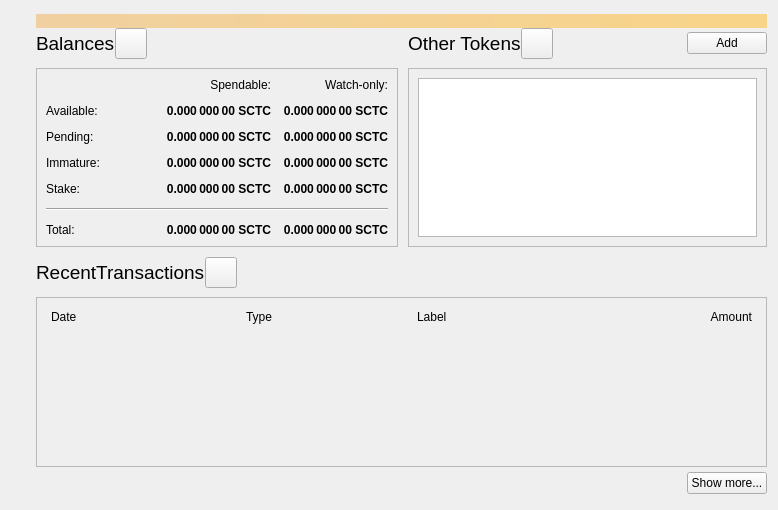
<?xml version="1.0" encoding="UTF-8"?>
<ui version="4.0">
 <class>OverviewPage</class>
 <widget class="QWidget" name="OverviewPage">
  <property name="geometry">
   <rect>
    <x>0</x>
    <y>0</y>
    <width>778</width>
    <height>510</height>
   </rect>
  </property>
  <property name="windowTitle">
   <string>Form</string>
  </property>
  <layout class="QVBoxLayout" name="topLayout">
   <property name="spacing">
    <number>0</number>
   </property>
   <property name="leftMargin">
    <number>36</number>
   </property>
   <property name="topMargin">
    <number>14</number>
   </property>
   <item>
    <widget class="QLabel" name="labelAlerts">
     <property name="visible">
      <bool>false</bool>
     </property>
     <property name="styleSheet">
      <string notr="true">QLabel { background-color: qlineargradient(x1: 0, y1: 0, x2: 1, y2: 0, stop:0 #F0D0A0, stop:1 #F8D488); color:#000000; }</string>
     </property>
     <property name="wordWrap">
      <bool>true</bool>
     </property>
     <property name="margin">
      <number>3</number>
     </property>
     <property name="textInteractionFlags">
      <set>Qt::TextSelectableByMouse</set>
     </property>
    </widget>
   </item>
   <item>
    <layout class="QGridLayout" name="gridLayout_2">
     <item row="0" column="2">
      <layout class="QHBoxLayout" name="horizontalLayout_4">
       <property name="bottomMargin">
        <number>9</number>
       </property>
       <item>
        <widget class="QLabel" name="labelTokens">
         <property name="font">
          <font>
           <pointsize>14</pointsize>
          </font>
         </property>
         <property name="text">
          <string>Other Tokens</string>
         </property>
        </widget>
       </item>
       <item>
        <widget class="QToolButton" name="labelTokenStatus">
         <property name="toolTip">
          <string>The displayed information may be out of date. Your wallet automatically synchronizes with the Sctc network after a connection is established, but this process has not completed yet.</string>
         </property>
         <property name="text">
          <string/>
         </property>
         <property name="iconSize">
          <size>
           <width>24</width>
           <height>24</height>
          </size>
         </property>
         <property name="flat" stdset="0">
          <bool>false</bool>
         </property>
        </widget>
       </item>
       <item>
        <spacer name="horizontalSpacer_7">
         <property name="orientation">
          <enum>Qt::Horizontal</enum>
         </property>
         <property name="sizeHint" stdset="0">
          <size>
           <width>40</width>
           <height>20</height>
          </size>
         </property>
        </spacer>
       </item>
       <item>
        <widget class="QPushButton" name="buttonAddToken">
         <property name="enabled">
          <bool>true</bool>
         </property>
         <property name="baseSize">
          <size>
           <width>95</width>
           <height>32</height>
          </size>
         </property>
         <property name="text">
          <string>Add</string>
         </property>
         <property name="iconSize">
          <size>
           <width>31</width>
           <height>31</height>
          </size>
         </property>
        </widget>
       </item>
      </layout>
     </item>
     <item row="1" column="2">
      <widget class="QFrame" name="frameOtherTokens">
       <property name="minimumSize">
        <size>
         <width>0</width>
         <height>100</height>
        </size>
       </property>
       <property name="frameShape">
        <enum>QFrame::StyledPanel</enum>
       </property>
       <property name="frameShadow">
        <enum>QFrame::Raised</enum>
       </property>
       <layout class="QVBoxLayout" name="verticalLayout_10">
        <item>
         <widget class="QListView" name="listTokens">
          <property name="enabled">
           <bool>true</bool>
          </property>
          <property name="font">
           <font>
            <pointsize>11</pointsize>
           </font>
          </property>
         </widget>
        </item>
       </layout>
      </widget>
     </item>
     <item row="1" column="0">
      <widget class="QFrame" name="frameBalances">
       <property name="frameShape">
        <enum>QFrame::StyledPanel</enum>
       </property>
       <property name="frameShadow">
        <enum>QFrame::Raised</enum>
       </property>
       <layout class="QVBoxLayout" name="verticalLayout_4">
        <item>
         <layout class="QGridLayout" name="gridLayout">
          <property name="spacing">
           <number>12</number>
          </property>
          <item row="2" column="3">
           <widget class="QLabel" name="labelWatchPending">
            <property name="font">
             <font>
              <weight>75</weight>
              <bold>true</bold>
             </font>
            </property>
            <property name="cursor">
             <cursorShape>IBeamCursor</cursorShape>
            </property>
            <property name="toolTip">
             <string>Unconfirmed transactions to watch-only addresses</string>
            </property>
            <property name="text">
             <string notr="true">0.000 000 00 SCTC</string>
            </property>
            <property name="alignment">
             <set>Qt::AlignRight|Qt::AlignTrailing|Qt::AlignVCenter</set>
            </property>
            <property name="textInteractionFlags">
             <set>Qt::LinksAccessibleByMouse|Qt::TextSelectableByKeyboard|Qt::TextSelectableByMouse</set>
            </property>
           </widget>
          </item>
          <item row="2" column="2">
           <widget class="QLabel" name="labelUnconfirmed">
            <property name="font">
             <font>
              <weight>75</weight>
              <bold>true</bold>
             </font>
            </property>
            <property name="cursor">
             <cursorShape>IBeamCursor</cursorShape>
            </property>
            <property name="toolTip">
             <string>Total of transactions that have yet to be confirmed, and do not yet count toward the spendable balance</string>
            </property>
            <property name="text">
             <string notr="true">0.000 000 00 SCTC</string>
            </property>
            <property name="alignment">
             <set>Qt::AlignRight|Qt::AlignTrailing|Qt::AlignVCenter</set>
            </property>
            <property name="textInteractionFlags">
             <set>Qt::LinksAccessibleByMouse|Qt::TextSelectableByKeyboard|Qt::TextSelectableByMouse</set>
            </property>
           </widget>
          </item>
          <item row="3" column="2">
           <widget class="QLabel" name="labelImmature">
            <property name="font">
             <font>
              <weight>75</weight>
              <bold>true</bold>
             </font>
            </property>
            <property name="cursor">
             <cursorShape>IBeamCursor</cursorShape>
            </property>
            <property name="toolTip">
             <string>Mined balance that has not yet matured</string>
            </property>
            <property name="text">
             <string notr="true">0.000 000 00 SCTC</string>
            </property>
            <property name="alignment">
             <set>Qt::AlignRight|Qt::AlignTrailing|Qt::AlignVCenter</set>
            </property>
            <property name="textInteractionFlags">
             <set>Qt::LinksAccessibleByMouse|Qt::TextSelectableByKeyboard|Qt::TextSelectableByMouse</set>
            </property>
           </widget>
          </item>
          <item row="3" column="0">
           <widget class="QLabel" name="labelImmatureText">
            <property name="text">
             <string>Immature:</string>
            </property>
           </widget>
          </item>
          <item row="0" column="3">
           <widget class="QLabel" name="labelWatchonly">
            <property name="text">
             <string>Watch-only:</string>
            </property>
            <property name="alignment">
             <set>Qt::AlignRight|Qt::AlignTrailing|Qt::AlignVCenter</set>
            </property>
           </widget>
          </item>
          <item row="1" column="0">
           <widget class="QLabel" name="labelBalanceText">
            <property name="text">
             <string>Available:</string>
            </property>
           </widget>
          </item>
          <item row="1" column="2">
           <widget class="QLabel" name="labelBalance">
            <property name="font">
             <font>
              <weight>75</weight>
              <bold>true</bold>
             </font>
            </property>
            <property name="cursor">
             <cursorShape>IBeamCursor</cursorShape>
            </property>
            <property name="toolTip">
             <string>Your current spendable balance</string>
            </property>
            <property name="text">
             <string notr="true">0.000 000 00 SCTC</string>
            </property>
            <property name="alignment">
             <set>Qt::AlignRight|Qt::AlignTrailing|Qt::AlignVCenter</set>
            </property>
            <property name="textInteractionFlags">
             <set>Qt::LinksAccessibleByMouse|Qt::TextSelectableByKeyboard|Qt::TextSelectableByMouse</set>
            </property>
           </widget>
          </item>
          <item row="1" column="3">
           <widget class="QLabel" name="labelWatchAvailable">
            <property name="font">
             <font>
              <weight>75</weight>
              <bold>true</bold>
             </font>
            </property>
            <property name="cursor">
             <cursorShape>IBeamCursor</cursorShape>
            </property>
            <property name="toolTip">
             <string>Your current balance in watch-only addresses</string>
            </property>
            <property name="text">
             <string notr="true">0.000 000 00 SCTC</string>
            </property>
            <property name="alignment">
             <set>Qt::AlignRight|Qt::AlignTrailing|Qt::AlignVCenter</set>
            </property>
            <property name="textInteractionFlags">
             <set>Qt::LinksAccessibleByMouse|Qt::TextSelectableByKeyboard|Qt::TextSelectableByMouse</set>
            </property>
           </widget>
          </item>
          <item row="2" column="0">
           <widget class="QLabel" name="labelPendingText">
            <property name="text">
             <string>Pending:</string>
            </property>
           </widget>
          </item>
          <item row="0" column="2">
           <widget class="QLabel" name="labelSpendable">
            <property name="text">
             <string>Spendable:</string>
            </property>
            <property name="alignment">
             <set>Qt::AlignRight|Qt::AlignTrailing|Qt::AlignVCenter</set>
            </property>
           </widget>
          </item>
          <item row="4" column="0">
           <widget class="QLabel" name="labelStakeText">
            <property name="text">
             <string>Stake:</string>
            </property>
           </widget>
          </item>
          <item row="4" column="2">
           <widget class="QLabel" name="labelStake">
            <property name="font">
             <font>
              <weight>75</weight>
              <bold>true</bold>
             </font>
            </property>
            <property name="text">
             <string>0.000 000 00 SCTC</string>
            </property>
            <property name="alignment">
             <set>Qt::AlignRight|Qt::AlignTrailing|Qt::AlignVCenter</set>
            </property>
            <property name="textInteractionFlags">
             <set>Qt::LinksAccessibleByMouse|Qt::TextSelectableByKeyboard|Qt::TextSelectableByMouse</set>
            </property>
           </widget>
          </item>
          <item row="4" column="3">
           <widget class="QLabel" name="labelWatchStake">
            <property name="font">
             <font>
              <weight>75</weight>
              <bold>true</bold>
             </font>
            </property>
            <property name="text">
             <string>0.000 000 00 SCTC</string>
            </property>
            <property name="alignment">
             <set>Qt::AlignRight|Qt::AlignTrailing|Qt::AlignVCenter</set>
            </property>
            <property name="textInteractionFlags">
             <set>Qt::LinksAccessibleByMouse|Qt::TextSelectableByKeyboard|Qt::TextSelectableByMouse</set>
            </property>
           </widget>
          </item>
          <item row="3" column="3">
           <widget class="QLabel" name="labelWatchImmature">
            <property name="font">
             <font>
              <weight>75</weight>
              <bold>true</bold>
             </font>
            </property>
            <property name="cursor">
             <cursorShape>IBeamCursor</cursorShape>
            </property>
            <property name="toolTip">
             <string>Mined balance in watch-only addresses that has not yet matured</string>
            </property>
            <property name="text">
             <string notr="true">0.000 000 00 SCTC</string>
            </property>
            <property name="alignment">
             <set>Qt::AlignRight|Qt::AlignTrailing|Qt::AlignVCenter</set>
            </property>
            <property name="textInteractionFlags">
             <set>Qt::LinksAccessibleByMouse|Qt::TextSelectableByKeyboard|Qt::TextSelectableByMouse</set>
            </property>
           </widget>
          </item>
          <item row="7" column="3">
           <widget class="QLabel" name="labelWatchTotal">
            <property name="font">
             <font>
              <weight>75</weight>
              <bold>true</bold>
             </font>
            </property>
            <property name="cursor">
             <cursorShape>IBeamCursor</cursorShape>
            </property>
            <property name="toolTip">
             <string>Current total balance in watch-only addresses</string>
            </property>
            <property name="text">
             <string notr="true">0.000 000 00 SCTC</string>
            </property>
            <property name="alignment">
             <set>Qt::AlignRight|Qt::AlignTrailing|Qt::AlignVCenter</set>
            </property>
            <property name="textInteractionFlags">
             <set>Qt::LinksAccessibleByMouse|Qt::TextSelectableByKeyboard|Qt::TextSelectableByMouse</set>
            </property>
           </widget>
          </item>
          <item row="5" column="0" colspan="4">
           <spacer name="verticalSpacer">
            <property name="orientation">
             <enum>Qt::Vertical</enum>
            </property>
            <property name="sizeHint" stdset="0">
             <size>
              <width>20</width>
              <height>40</height>
             </size>
            </property>
           </spacer>
          </item>
          <item row="7" column="2">
           <widget class="QLabel" name="labelTotal">
            <property name="font">
             <font>
              <weight>75</weight>
              <bold>true</bold>
             </font>
            </property>
            <property name="cursor">
             <cursorShape>IBeamCursor</cursorShape>
            </property>
            <property name="toolTip">
             <string>Your current total balance</string>
            </property>
            <property name="text">
             <string notr="true">0.000 000 00 SCTC</string>
            </property>
            <property name="alignment">
             <set>Qt::AlignRight|Qt::AlignTrailing|Qt::AlignVCenter</set>
            </property>
            <property name="textInteractionFlags">
             <set>Qt::LinksAccessibleByMouse|Qt::TextSelectableByKeyboard|Qt::TextSelectableByMouse</set>
            </property>
           </widget>
          </item>
          <item row="0" column="1" rowspan="5">
           <spacer name="horizontalSpacer_5">
            <property name="orientation">
             <enum>Qt::Horizontal</enum>
            </property>
            <property name="sizeHint" stdset="0">
             <size>
              <width>40</width>
              <height>20</height>
             </size>
            </property>
           </spacer>
          </item>
          <item row="7" column="0">
           <widget class="QLabel" name="labelTotalText">
            <property name="text">
             <string>Total:        </string>
            </property>
           </widget>
          </item>
          <item row="6" column="0" colspan="4">
           <widget class="Line" name="hLine">
            <property name="orientation">
             <enum>Qt::Horizontal</enum>
            </property>
           </widget>
          </item>
         </layout>
        </item>
       </layout>
      </widget>
     </item>
     <item row="0" column="0">
      <layout class="QHBoxLayout" name="horizontalLayout_2">
       <property name="bottomMargin">
        <number>9</number>
       </property>
       <item>
        <widget class="QLabel" name="labelBalances">
         <property name="palette">
          <palette>
           <active>
            <colorrole role="WindowText">
             <brush brushstyle="SolidPattern">
              <color alpha="255">
               <red>0</red>
               <green>0</green>
               <blue>0</blue>
              </color>
             </brush>
            </colorrole>
            <colorrole role="Text">
             <brush brushstyle="SolidPattern">
              <color alpha="255">
               <red>170</red>
               <green>0</green>
               <blue>0</blue>
              </color>
             </brush>
            </colorrole>
           </active>
           <inactive>
            <colorrole role="WindowText">
             <brush brushstyle="SolidPattern">
              <color alpha="255">
               <red>0</red>
               <green>0</green>
               <blue>0</blue>
              </color>
             </brush>
            </colorrole>
            <colorrole role="Text">
             <brush brushstyle="SolidPattern">
              <color alpha="255">
               <red>170</red>
               <green>0</green>
               <blue>0</blue>
              </color>
             </brush>
            </colorrole>
           </inactive>
           <disabled>
            <colorrole role="WindowText">
             <brush brushstyle="SolidPattern">
              <color alpha="255">
               <red>159</red>
               <green>158</green>
               <blue>158</blue>
              </color>
             </brush>
            </colorrole>
            <colorrole role="Text">
             <brush brushstyle="SolidPattern">
              <color alpha="255">
               <red>159</red>
               <green>158</green>
               <blue>158</blue>
              </color>
             </brush>
            </colorrole>
           </disabled>
          </palette>
         </property>
         <property name="font">
          <font>
           <family>Ubuntu</family>
           <pointsize>14</pointsize>
           <weight>50</weight>
           <bold>false</bold>
          </font>
         </property>
         <property name="text">
          <string>Balances</string>
         </property>
         <property name="scaledContents">
          <bool>false</bool>
         </property>
        </widget>
       </item>
       <item>
        <widget class="QToolButton" name="labelWalletStatus">
         <property name="enabled">
          <bool>true</bool>
         </property>
         <property name="toolTip">
          <string>The displayed information may be out of date. Your wallet automatically synchronizes with the Sctc network after a connection is established, but this process has not completed yet.</string>
         </property>
         <property name="text">
          <string/>
         </property>
         <property name="icon">
          <iconset>
           <normaloff>:/icons/warning</normaloff>
           <disabledoff>:/icons/warning</disabledoff>:/icons/warning</iconset>
         </property>
         <property name="iconSize">
          <size>
           <width>24</width>
           <height>24</height>
          </size>
         </property>
         <property name="flat" stdset="0">
          <bool>false</bool>
         </property>
        </widget>
       </item>
       <item>
        <spacer name="horizontalSpacer">
         <property name="orientation">
          <enum>Qt::Horizontal</enum>
         </property>
         <property name="sizeHint" stdset="0">
          <size>
           <width>40</width>
           <height>20</height>
          </size>
         </property>
        </spacer>
       </item>
      </layout>
     </item>
     <item row="0" column="1" rowspan="2">
      <spacer name="horizontalSpacer_4">
       <property name="orientation">
        <enum>Qt::Horizontal</enum>
       </property>
       <property name="sizeType">
        <enum>QSizePolicy::Fixed</enum>
       </property>
       <property name="sizeHint" stdset="0">
        <size>
         <width>10</width>
         <height>20</height>
        </size>
       </property>
      </spacer>
     </item>
    </layout>
   </item>
   <item>
    <spacer name="verticalSpacer_4">
     <property name="orientation">
      <enum>Qt::Vertical</enum>
     </property>
     <property name="sizeType">
      <enum>QSizePolicy::Fixed</enum>
     </property>
     <property name="sizeHint" stdset="0">
      <size>
       <width>20</width>
       <height>10</height>
      </size>
     </property>
    </spacer>
   </item>
   <item>
    <layout class="QHBoxLayout" name="horizontalLayout_6">
     <property name="bottomMargin">
      <number>9</number>
     </property>
     <item>
      <widget class="QLabel" name="labelRecentTransactions">
       <property name="font">
        <font>
         <pointsize>14</pointsize>
        </font>
       </property>
       <property name="text">
        <string>RecentTransactions</string>
       </property>
      </widget>
     </item>
     <item>
      <widget class="QToolButton" name="labelTransactionsStatus">
       <property name="enabled">
        <bool>true</bool>
       </property>
       <property name="toolTip">
        <string>The displayed information may be out of date. Your wallet automatically synchronizes with the Sctc network after a connection is established, but this process has not completed yet.</string>
       </property>
       <property name="text">
        <string/>
       </property>
       <property name="icon">
        <iconset>
         <normaloff>:/icons/warning</normaloff>
         <disabledoff>:/icons/warning</disabledoff>:/icons/warning</iconset>
       </property>
       <property name="iconSize">
        <size>
         <width>24</width>
         <height>24</height>
        </size>
       </property>
       <property name="flat" stdset="0">
        <bool>false</bool>
       </property>
      </widget>
     </item>
     <item>
      <spacer name="horizontalSpacer_3">
       <property name="orientation">
        <enum>Qt::Horizontal</enum>
       </property>
       <property name="sizeHint" stdset="0">
        <size>
         <width>40</width>
         <height>20</height>
        </size>
       </property>
      </spacer>
     </item>
    </layout>
   </item>
   <item>
    <layout class="QVBoxLayout" name="verticalLayout_3">
     <item>
      <widget class="QFrame" name="frameRecentTransactions">
       <property name="frameShape">
        <enum>QFrame::StyledPanel</enum>
       </property>
       <property name="frameShadow">
        <enum>QFrame::Raised</enum>
       </property>
       <layout class="QVBoxLayout" name="verticalLayout_8">
        <item>
         <layout class="QHBoxLayout" name="horizontalLayout_3">
          <property name="spacing">
           <number>5</number>
          </property>
          <property name="leftMargin">
           <number>5</number>
          </property>
          <property name="rightMargin">
           <number>5</number>
          </property>
          <item>
           <widget class="QLabel" name="labelDate">
            <property name="text">
             <string>Date</string>
            </property>
           </widget>
          </item>
          <item>
           <spacer name="horizontalSpacer_2">
            <property name="orientation">
             <enum>Qt::Horizontal</enum>
            </property>
            <property name="sizeType">
             <enum>QSizePolicy::Fixed</enum>
            </property>
            <property name="sizeHint" stdset="0">
             <size>
              <width>25</width>
              <height>20</height>
             </size>
            </property>
           </spacer>
          </item>
          <item>
           <widget class="QLabel" name="labelType">
            <property name="text">
             <string>Type</string>
            </property>
           </widget>
          </item>
          <item>
           <widget class="QLabel" name="labelAddress">
            <property name="text">
             <string>Label</string>
            </property>
           </widget>
          </item>
          <item>
           <widget class="QLabel" name="labelAmount">
            <property name="text">
             <string>Amount</string>
            </property>
            <property name="alignment">
             <set>Qt::AlignRight|Qt::AlignTrailing|Qt::AlignVCenter</set>
            </property>
           </widget>
          </item>
         </layout>
        </item>
        <item>
         <widget class="QListView" name="listTransactions">
          <property name="styleSheet">
           <string notr="true">QListView { background: transparent; }</string>
          </property>
          <property name="frameShape">
           <enum>QFrame::NoFrame</enum>
          </property>
          <property name="verticalScrollBarPolicy">
           <enum>Qt::ScrollBarAlwaysOff</enum>
          </property>
          <property name="horizontalScrollBarPolicy">
           <enum>Qt::ScrollBarAlwaysOff</enum>
          </property>
         </widget>
        </item>
       </layout>
      </widget>
     </item>
     <item>
      <layout class="QHBoxLayout" name="horizontalLayout">
       <property name="topMargin">
        <number>5</number>
       </property>
       <property name="bottomMargin">
        <number>5</number>
       </property>
       <item>
        <spacer name="horizontalSpacer_6">
         <property name="orientation">
          <enum>Qt::Horizontal</enum>
         </property>
         <property name="sizeHint" stdset="0">
          <size>
           <width>40</width>
           <height>20</height>
          </size>
         </property>
        </spacer>
       </item>
       <item>
        <widget class="QPushButton" name="showMoreButton">
         <property name="text">
          <string>Show more...</string>
         </property>
        </widget>
       </item>
      </layout>
     </item>
    </layout>
   </item>
  </layout>
 </widget>
 <resources/>
 <connections/>
</ui>
